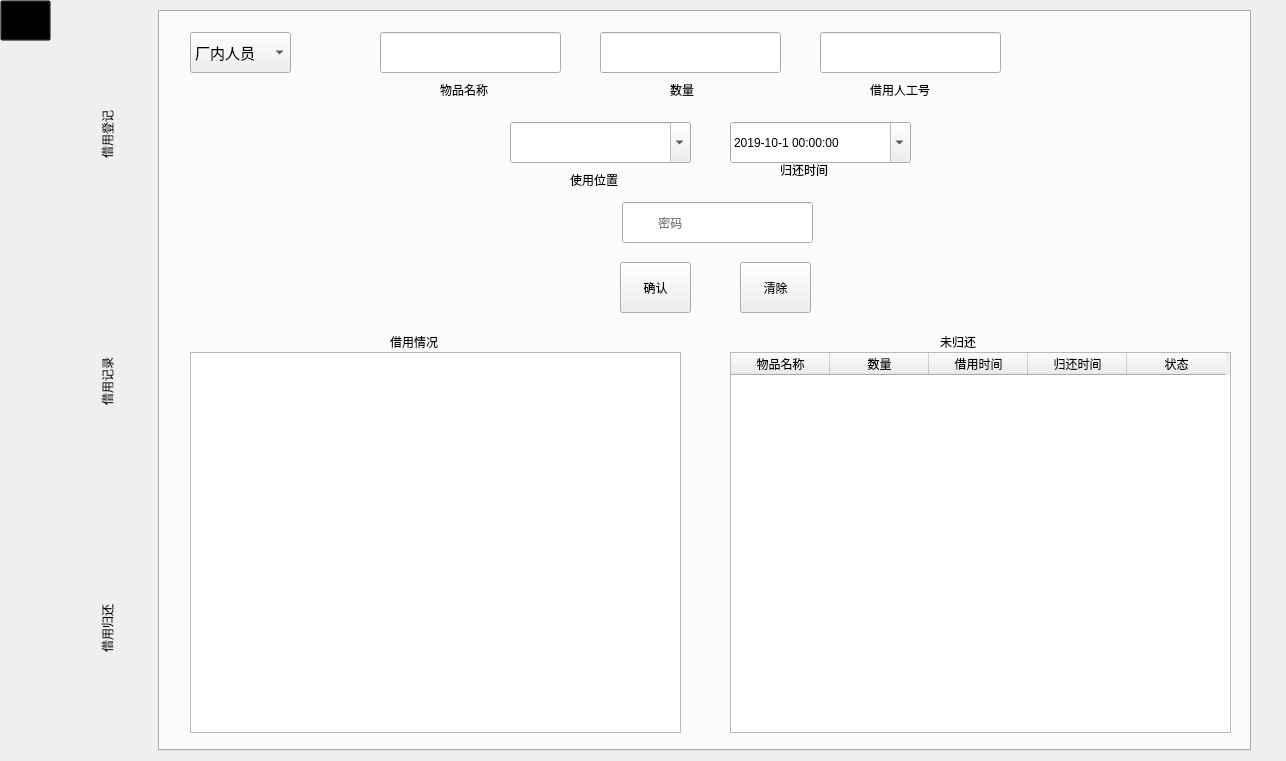
<?xml version="1.0" encoding="UTF-8"?>
<ui version="4.0">
 <class>MainWindow</class>
 <widget class="QMainWindow" name="MainWindow">
  <property name="geometry">
   <rect>
    <x>0</x>
    <y>0</y>
    <width>1286</width>
    <height>761</height>
   </rect>
  </property>
  <property name="windowTitle">
   <string>借用登记</string>
  </property>
  <property name="windowIcon">
   <iconset resource="wire_images.qrc">
    <normaloff>:/images/hands_lend.net.ico</normaloff>:/images/hands_lend.net.ico</iconset>
  </property>
  <property name="styleSheet">
   <string notr="true"/>
  </property>
  <widget class="QWidget" name="centralwidget">
   <widget class="QTabWidget" name="tabWidget">
    <property name="geometry">
     <rect>
      <x>60</x>
      <y>10</y>
      <width>1191</width>
      <height>741</height>
     </rect>
    </property>
    <property name="styleSheet">
     <string notr="true">QTabBar::tab {
		border: none;
		border-top-left-radius: 4px;
		border-top-right-radius: 4px;
		
		height: 247px;
		min-width: 85px;
		margin-right: 5px;
		padding-left: 5px;
		padding-right: 5px;
}</string>
    </property>
    <property name="tabPosition">
     <enum>QTabWidget::West</enum>
    </property>
    <property name="currentIndex">
     <number>0</number>
    </property>
    <property name="tabBarAutoHide">
     <bool>false</bool>
    </property>
    <widget class="QWidget" name="tab">
     <attribute name="title">
      <string>借用登记</string>
     </attribute>
     <widget class="QPlainTextEdit" name="test_uer_info">
      <property name="geometry">
       <rect>
        <x>30</x>
        <y>340</y>
        <width>491</width>
        <height>381</height>
       </rect>
      </property>
     </widget>
     <widget class="QLabel" name="label_3">
      <property name="geometry">
       <rect>
        <x>410</x>
        <y>160</y>
        <width>72</width>
        <height>15</height>
       </rect>
      </property>
      <property name="text">
       <string>使用位置</string>
      </property>
     </widget>
     <widget class="QLabel" name="label_6">
      <property name="geometry">
       <rect>
        <x>230</x>
        <y>320</y>
        <width>81</width>
        <height>20</height>
       </rect>
      </property>
      <property name="text">
       <string>借用情况</string>
      </property>
     </widget>
     <widget class="QDateTimeEdit" name="dat_time">
      <property name="geometry">
       <rect>
        <x>570</x>
        <y>110</y>
        <width>181</width>
        <height>41</height>
       </rect>
      </property>
      <property name="toolTip">
       <string>默认5个小时后,可修改</string>
      </property>
      <property name="dateTime">
       <datetime>
        <hour>0</hour>
        <minute>0</minute>
        <second>0</second>
        <year>2019</year>
        <month>10</month>
        <day>1</day>
       </datetime>
      </property>
      <property name="minimumDateTime">
       <datetime>
        <hour>0</hour>
        <minute>0</minute>
        <second>0</second>
        <year>2019</year>
        <month>8</month>
        <day>1</day>
       </datetime>
      </property>
      <property name="minimumDate">
       <date>
        <year>2019</year>
        <month>8</month>
        <day>1</day>
       </date>
      </property>
      <property name="displayFormat">
       <string>yyyy-M-d hh:mm:ss</string>
      </property>
      <property name="calendarPopup">
       <bool>true</bool>
      </property>
     </widget>
     <widget class="QLabel" name="label">
      <property name="geometry">
       <rect>
        <x>280</x>
        <y>70</y>
        <width>72</width>
        <height>15</height>
       </rect>
      </property>
      <property name="text">
       <string>物品名称</string>
      </property>
     </widget>
     <widget class="QComboBox" name="com_address">
      <property name="geometry">
       <rect>
        <x>350</x>
        <y>110</y>
        <width>181</width>
        <height>41</height>
       </rect>
      </property>
      <property name="font">
       <font>
        <pointsize>13</pointsize>
       </font>
      </property>
      <property name="editable">
       <bool>true</bool>
      </property>
      <property name="maxVisibleItems">
       <number>25</number>
      </property>
     </widget>
     <widget class="QPushButton" name="pushButton">
      <property name="geometry">
       <rect>
        <x>460</x>
        <y>250</y>
        <width>71</width>
        <height>51</height>
       </rect>
      </property>
      <property name="text">
       <string>确认</string>
      </property>
     </widget>
     <widget class="QLineEdit" name="lin_thing_name">
      <property name="geometry">
       <rect>
        <x>220</x>
        <y>20</y>
        <width>181</width>
        <height>41</height>
       </rect>
      </property>
     </widget>
     <widget class="QLabel" name="label_4">
      <property name="geometry">
       <rect>
        <x>620</x>
        <y>150</y>
        <width>191</width>
        <height>16</height>
       </rect>
      </property>
      <property name="text">
       <string>归还时间</string>
      </property>
     </widget>
     <widget class="QLineEdit" name="lin_lend_num">
      <property name="geometry">
       <rect>
        <x>440</x>
        <y>20</y>
        <width>181</width>
        <height>41</height>
       </rect>
      </property>
     </widget>
     <widget class="QLabel" name="label_7">
      <property name="geometry">
       <rect>
        <x>510</x>
        <y>70</y>
        <width>31</width>
        <height>16</height>
       </rect>
      </property>
      <property name="text">
       <string>数量</string>
      </property>
     </widget>
     <widget class="QPushButton" name="pushButton_5">
      <property name="geometry">
       <rect>
        <x>580</x>
        <y>250</y>
        <width>71</width>
        <height>51</height>
       </rect>
      </property>
      <property name="text">
       <string>清除</string>
      </property>
     </widget>
     <widget class="QTableWidget" name="tableWidget">
      <property name="geometry">
       <rect>
        <x>570</x>
        <y>340</y>
        <width>501</width>
        <height>381</height>
       </rect>
      </property>
      <attribute name="horizontalHeaderDefaultSectionSize">
       <number>99</number>
      </attribute>
      <column>
       <property name="text">
        <string>物品名称</string>
       </property>
      </column>
      <column>
       <property name="text">
        <string>数量</string>
       </property>
      </column>
      <column>
       <property name="text">
        <string>借用时间</string>
       </property>
      </column>
      <column>
       <property name="text">
        <string>归还时间</string>
       </property>
      </column>
      <column>
       <property name="text">
        <string>状态</string>
       </property>
      </column>
     </widget>
     <widget class="QLabel" name="label_23">
      <property name="geometry">
       <rect>
        <x>780</x>
        <y>320</y>
        <width>51</width>
        <height>20</height>
       </rect>
      </property>
      <property name="text">
       <string>未归还</string>
      </property>
     </widget>
     <widget class="QComboBox" name="com_is_not_have_limits">
      <property name="geometry">
       <rect>
        <x>30</x>
        <y>20</y>
        <width>101</width>
        <height>41</height>
       </rect>
      </property>
      <property name="font">
       <font>
        <pointsize>11</pointsize>
       </font>
      </property>
      <property name="toolTip">
       <string>请选择登记人的类别</string>
      </property>
      <item>
       <property name="text">
        <string>厂内人员</string>
       </property>
      </item>
      <item>
       <property name="text">
        <string>厂外人员</string>
       </property>
      </item>
     </widget>
     <widget class="QStackedWidget" name="stackedWidget">
      <property name="geometry">
       <rect>
        <x>640</x>
        <y>10</y>
        <width>411</width>
        <height>80</height>
       </rect>
      </property>
      <property name="currentIndex">
       <number>1</number>
      </property>
      <widget class="QWidget" name="page">
       <widget class="QLineEdit" name="lin_lend_user_name">
        <property name="geometry">
         <rect>
          <x>20</x>
          <y>10</y>
          <width>151</width>
          <height>41</height>
         </rect>
        </property>
       </widget>
       <widget class="QLabel" name="label_18">
        <property name="geometry">
         <rect>
          <x>80</x>
          <y>60</y>
          <width>31</width>
          <height>16</height>
         </rect>
        </property>
        <property name="text">
         <string>姓名</string>
        </property>
       </widget>
       <widget class="QLabel" name="label_8">
        <property name="geometry">
         <rect>
          <x>240</x>
          <y>60</y>
          <width>72</width>
          <height>15</height>
         </rect>
        </property>
        <property name="text">
         <string>联系方式</string>
        </property>
       </widget>
       <widget class="QLineEdit" name="lin_lend_user_phone">
        <property name="geometry">
         <rect>
          <x>200</x>
          <y>10</y>
          <width>151</width>
          <height>41</height>
         </rect>
        </property>
       </widget>
      </widget>
      <widget class="QWidget" name="page_3">
       <widget class="QLabel" name="label_2">
        <property name="geometry">
         <rect>
          <x>70</x>
          <y>60</y>
          <width>81</width>
          <height>16</height>
         </rect>
        </property>
        <property name="text">
         <string>借用人工号</string>
        </property>
       </widget>
       <widget class="QLineEdit" name="lin_user_number">
        <property name="geometry">
         <rect>
          <x>20</x>
          <y>10</y>
          <width>181</width>
          <height>41</height>
         </rect>
        </property>
       </widget>
      </widget>
     </widget>
     <widget class="QLineEdit" name="lin_lend_password">
      <property name="geometry">
       <rect>
        <x>462</x>
        <y>190</y>
        <width>191</width>
        <height>41</height>
       </rect>
      </property>
      <property name="echoMode">
       <enum>QLineEdit::Password</enum>
      </property>
      <property name="placeholderText">
       <string>          密码</string>
      </property>
     </widget>
    </widget>
    <widget class="QWidget" name="tab_2">
     <attribute name="title">
      <string>借用记录</string>
     </attribute>
     <widget class="QTableWidget" name="table_lend_register">
      <property name="geometry">
       <rect>
        <x>70</x>
        <y>60</y>
        <width>1001</width>
        <height>651</height>
       </rect>
      </property>
      <column>
       <property name="text">
        <string>物品名称</string>
       </property>
      </column>
      <column>
       <property name="text">
        <string>数量</string>
       </property>
      </column>
      <column>
       <property name="text">
        <string>人员</string>
       </property>
      </column>
      <column>
       <property name="text">
        <string>手机</string>
       </property>
      </column>
      <column>
       <property name="text">
        <string>位置</string>
       </property>
      </column>
      <column>
       <property name="text">
        <string>借用时间</string>
       </property>
      </column>
      <column>
       <property name="text">
        <string>归还时间</string>
       </property>
      </column>
      <column>
       <property name="text">
        <string>状态</string>
       </property>
      </column>
     </widget>
     <widget class="QPushButton" name="but_refresh">
      <property name="geometry">
       <rect>
        <x>520</x>
        <y>20</y>
        <width>93</width>
        <height>28</height>
       </rect>
      </property>
      <property name="text">
       <string>刷新</string>
      </property>
     </widget>
     <widget class="QComboBox" name="com_thing_statius">
      <property name="geometry">
       <rect>
        <x>70</x>
        <y>20</y>
        <width>87</width>
        <height>31</height>
       </rect>
      </property>
      <item>
       <property name="text">
        <string>借用中</string>
       </property>
      </item>
      <item>
       <property name="text">
        <string>未歸還</string>
       </property>
      </item>
      <item>
       <property name="text">
        <string>已歸還</string>
       </property>
      </item>
     </widget>
    </widget>
    <widget class="QWidget" name="tab_3">
     <attribute name="title">
      <string>借用归还</string>
     </attribute>
     <widget class="QPushButton" name="but_return_confirm">
      <property name="geometry">
       <rect>
        <x>350</x>
        <y>260</y>
        <width>61</width>
        <height>31</height>
       </rect>
      </property>
      <property name="text">
       <string>确认</string>
      </property>
     </widget>
     <widget class="QLabel" name="label_10">
      <property name="geometry">
       <rect>
        <x>400</x>
        <y>120</y>
        <width>61</width>
        <height>16</height>
       </rect>
      </property>
      <property name="text">
       <string>归还数量</string>
      </property>
     </widget>
     <widget class="QLabel" name="label_11">
      <property name="geometry">
       <rect>
        <x>770</x>
        <y>20</y>
        <width>61</width>
        <height>20</height>
       </rect>
      </property>
      <property name="text">
       <string>借用情况</string>
      </property>
     </widget>
     <widget class="QLineEdit" name="lin_return_lend_num">
      <property name="geometry">
       <rect>
        <x>340</x>
        <y>70</y>
        <width>201</width>
        <height>41</height>
       </rect>
      </property>
      <property name="clearButtonEnabled">
       <bool>true</bool>
      </property>
     </widget>
     <widget class="QTableWidget" name="table_lend_data">
      <property name="enabled">
       <bool>true</bool>
      </property>
      <property name="geometry">
       <rect>
        <x>20</x>
        <y>390</y>
        <width>1051</width>
        <height>341</height>
       </rect>
      </property>
      <column>
       <property name="text">
        <string>物品名称</string>
       </property>
      </column>
      <column>
       <property name="text">
        <string>数量</string>
       </property>
      </column>
      <column>
       <property name="text">
        <string>人员</string>
       </property>
      </column>
      <column>
       <property name="text">
        <string>手机</string>
       </property>
      </column>
      <column>
       <property name="text">
        <string>位置</string>
       </property>
      </column>
      <column>
       <property name="text">
        <string>借用时间</string>
       </property>
      </column>
      <column>
       <property name="text">
        <string>归还时间</string>
       </property>
      </column>
      <column>
       <property name="text">
        <string>状态</string>
       </property>
      </column>
     </widget>
     <widget class="QComboBox" name="com_return_line">
      <property name="geometry">
       <rect>
        <x>20</x>
        <y>331</y>
        <width>111</width>
        <height>31</height>
       </rect>
      </property>
     </widget>
     <widget class="QComboBox" name="com_return_name">
      <property name="geometry">
       <rect>
        <x>170</x>
        <y>330</y>
        <width>111</width>
        <height>31</height>
       </rect>
      </property>
     </widget>
     <widget class="QLabel" name="label_24">
      <property name="geometry">
       <rect>
        <x>60</x>
        <y>360</y>
        <width>31</width>
        <height>16</height>
       </rect>
      </property>
      <property name="text">
       <string>线体</string>
      </property>
     </widget>
     <widget class="QLabel" name="label_26">
      <property name="geometry">
       <rect>
        <x>200</x>
        <y>360</y>
        <width>31</width>
        <height>16</height>
       </rect>
      </property>
      <property name="text">
       <string>人员</string>
      </property>
     </widget>
     <widget class="QLineEdit" name="lin_password">
      <property name="geometry">
       <rect>
        <x>340</x>
        <y>200</y>
        <width>201</width>
        <height>41</height>
       </rect>
      </property>
      <property name="echoMode">
       <enum>QLineEdit::Password</enum>
      </property>
      <property name="readOnly">
       <bool>false</bool>
      </property>
      <property name="placeholderText">
       <string>          密码</string>
      </property>
      <property name="clearButtonEnabled">
       <bool>true</bool>
      </property>
     </widget>
     <widget class="QPushButton" name="but_is_no_select">
      <property name="geometry">
       <rect>
        <x>840</x>
        <y>10</y>
        <width>31</width>
        <height>31</height>
       </rect>
      </property>
      <property name="styleSheet">
       <string notr="true">*{background:red;}</string>
      </property>
      <property name="text">
       <string/>
      </property>
     </widget>
     <widget class="QFrame" name="frame">
      <property name="geometry">
       <rect>
        <x>640</x>
        <y>50</y>
        <width>361</width>
        <height>321</height>
       </rect>
      </property>
      <property name="styleSheet">
       <string notr="true">*{
font: 12pt &quot;SimSun&quot;;
}
</string>
      </property>
      <property name="frameShape">
       <enum>QFrame::StyledPanel</enum>
      </property>
      <property name="frameShadow">
       <enum>QFrame::Raised</enum>
      </property>
      <widget class="QLabel" name="lab_thing_name">
       <property name="geometry">
        <rect>
         <x>120</x>
         <y>10</y>
         <width>221</width>
         <height>31</height>
        </rect>
       </property>
       <property name="styleSheet">
        <string notr="true">*{background: rgb(111, 156, 207);}</string>
       </property>
       <property name="text">
        <string/>
       </property>
      </widget>
      <widget class="QLabel" name="lab_lend_time">
       <property name="geometry">
        <rect>
         <x>120</x>
         <y>210</y>
         <width>221</width>
         <height>31</height>
        </rect>
       </property>
       <property name="styleSheet">
        <string notr="true">*{background: rgb(111, 156, 207);}</string>
       </property>
       <property name="text">
        <string/>
       </property>
      </widget>
      <widget class="QLabel" name="lab_phone">
       <property name="geometry">
        <rect>
         <x>120</x>
         <y>130</y>
         <width>221</width>
         <height>31</height>
        </rect>
       </property>
       <property name="styleSheet">
        <string notr="true">*{background: rgb(111, 156, 207);}</string>
       </property>
       <property name="text">
        <string/>
       </property>
      </widget>
      <widget class="QLabel" name="label_13">
       <property name="geometry">
        <rect>
         <x>40</x>
         <y>140</y>
         <width>51</width>
         <height>21</height>
        </rect>
       </property>
       <property name="text">
        <string>手机</string>
       </property>
      </widget>
      <widget class="QLabel" name="label_14">
       <property name="geometry">
        <rect>
         <x>40</x>
         <y>180</y>
         <width>41</width>
         <height>21</height>
        </rect>
       </property>
       <property name="text">
        <string>位置</string>
       </property>
      </widget>
      <widget class="QLabel" name="label_16">
       <property name="geometry">
        <rect>
         <x>20</x>
         <y>252</y>
         <width>91</width>
         <height>21</height>
        </rect>
       </property>
       <property name="text">
        <string>归还时间</string>
       </property>
      </widget>
      <widget class="QLabel" name="lab_user_name">
       <property name="geometry">
        <rect>
         <x>120</x>
         <y>90</y>
         <width>221</width>
         <height>31</height>
        </rect>
       </property>
       <property name="styleSheet">
        <string notr="true">*{background: rgb(111, 156, 207);}</string>
       </property>
       <property name="text">
        <string/>
       </property>
      </widget>
      <widget class="QLabel" name="label_12">
       <property name="geometry">
        <rect>
         <x>40</x>
         <y>100</y>
         <width>72</width>
         <height>21</height>
        </rect>
       </property>
       <property name="text">
        <string>人员</string>
       </property>
      </widget>
      <widget class="QLabel" name="lab_return_time">
       <property name="geometry">
        <rect>
         <x>120</x>
         <y>250</y>
         <width>221</width>
         <height>31</height>
        </rect>
       </property>
       <property name="styleSheet">
        <string notr="true">*{background: rgb(111, 156, 207);}</string>
       </property>
       <property name="text">
        <string/>
       </property>
      </widget>
      <widget class="QLabel" name="label_15">
       <property name="geometry">
        <rect>
         <x>20</x>
         <y>218</y>
         <width>91</width>
         <height>21</height>
        </rect>
       </property>
       <property name="text">
        <string>借用时间</string>
       </property>
      </widget>
      <widget class="QLabel" name="lab_address">
       <property name="geometry">
        <rect>
         <x>120</x>
         <y>170</y>
         <width>221</width>
         <height>31</height>
        </rect>
       </property>
       <property name="styleSheet">
        <string notr="true">*{background: rgb(111, 156, 207);}</string>
       </property>
       <property name="text">
        <string/>
       </property>
      </widget>
      <widget class="QLabel" name="lab_is_not_return">
       <property name="geometry">
        <rect>
         <x>120</x>
         <y>290</y>
         <width>221</width>
         <height>31</height>
        </rect>
       </property>
       <property name="styleSheet">
        <string notr="true">*{background: rgb(111, 156, 207);}</string>
       </property>
       <property name="text">
        <string/>
       </property>
      </widget>
      <widget class="QLabel" name="label_9">
       <property name="geometry">
        <rect>
         <x>40</x>
         <y>60</y>
         <width>72</width>
         <height>21</height>
        </rect>
       </property>
       <property name="text">
        <string>数量</string>
       </property>
      </widget>
      <widget class="QLabel" name="label_17">
       <property name="geometry">
        <rect>
         <x>40</x>
         <y>290</y>
         <width>72</width>
         <height>21</height>
        </rect>
       </property>
       <property name="text">
        <string>状态</string>
       </property>
      </widget>
      <widget class="QLabel" name="lab_thing_num">
       <property name="geometry">
        <rect>
         <x>120</x>
         <y>50</y>
         <width>221</width>
         <height>31</height>
        </rect>
       </property>
       <property name="styleSheet">
        <string notr="true">*{background: rgb(111, 156, 207);}</string>
       </property>
       <property name="text">
        <string/>
       </property>
      </widget>
      <widget class="QLabel" name="label_5">
       <property name="geometry">
        <rect>
         <x>20</x>
         <y>20</y>
         <width>91</width>
         <height>21</height>
        </rect>
       </property>
       <property name="text">
        <string>物品名称</string>
       </property>
      </widget>
     </widget>
     <widget class="QPushButton" name="but_lab_clear">
      <property name="geometry">
       <rect>
        <x>460</x>
        <y>260</y>
        <width>61</width>
        <height>31</height>
       </rect>
      </property>
      <property name="text">
       <string>清除</string>
      </property>
     </widget>
     <widget class="QPushButton" name="pushButton_2">
      <property name="geometry">
       <rect>
        <x>135</x>
        <y>330</y>
        <width>31</width>
        <height>28</height>
       </rect>
      </property>
      <property name="styleSheet">
       <string notr="true">
QPushButton{
	font-size: 14px;/*字体大小*/
	color:white;/*颜色*/
	background: #00000000;/*背景颜色*/
	border:none;

	
}

QPushButton:hover{
}

QPushButton:pressed
{
  	/*padding-left:6px;左边距*/
	padding-top:9px;/*上边距*/

}</string>
      </property>
      <property name="text">
       <string/>
      </property>
      <property name="icon">
       <iconset resource="wire_images.qrc">
        <normaloff>:/images/Refresh_24px_1158474_easyicon.net.ico</normaloff>:/images/Refresh_24px_1158474_easyicon.net.ico</iconset>
      </property>
     </widget>
    </widget>
   </widget>
   <widget class="QPushButton" name="but_return_bind_wire">
    <property name="geometry">
     <rect>
      <x>0</x>
      <y>0</y>
      <width>51</width>
      <height>41</height>
     </rect>
    </property>
    <property name="styleSheet">
     <string notr="true">*{background:#00000000;}</string>
    </property>
    <property name="text">
     <string/>
    </property>
    <property name="icon">
     <iconset resource="wire_images.qrc">
      <normaloff>:/images/retutn.ico</normaloff>:/images/retutn.ico</iconset>
    </property>
    <property name="iconSize">
     <size>
      <width>30</width>
      <height>30</height>
     </size>
    </property>
   </widget>
  </widget>
 </widget>
 <tabstops>
  <tabstop>lin_thing_name</tabstop>
  <tabstop>lin_lend_num</tabstop>
  <tabstop>lin_user_number</tabstop>
  <tabstop>com_address</tabstop>
  <tabstop>lin_lend_password</tabstop>
  <tabstop>pushButton</tabstop>
  <tabstop>table_lend_register</tabstop>
  <tabstop>but_return_confirm</tabstop>
  <tabstop>test_uer_info</tabstop>
  <tabstop>dat_time</tabstop>
  <tabstop>lin_return_lend_num</tabstop>
  <tabstop>table_lend_data</tabstop>
  <tabstop>but_return_bind_wire</tabstop>
  <tabstop>but_refresh</tabstop>
  <tabstop>tabWidget</tabstop>
  <tabstop>tableWidget</tabstop>
  <tabstop>com_is_not_have_limits</tabstop>
  <tabstop>lin_lend_user_phone</tabstop>
  <tabstop>com_thing_statius</tabstop>
  <tabstop>com_return_line</tabstop>
  <tabstop>com_return_name</tabstop>
  <tabstop>lin_password</tabstop>
  <tabstop>but_is_no_select</tabstop>
  <tabstop>but_lab_clear</tabstop>
  <tabstop>lin_lend_user_name</tabstop>
  <tabstop>pushButton_5</tabstop>
 </tabstops>
 <resources>
  <include location="wire_images.qrc"/>
 </resources>
 <connections>
  <connection>
   <sender>pushButton</sender>
   <signal>clicked()</signal>
   <receiver>MainWindow</receiver>
   <slot>Confire_Lend()</slot>
   <hints>
    <hint type="sourcelabel">
     <x>681</x>
     <y>312</y>
    </hint>
    <hint type="destinationlabel">
     <x>229</x>
     <y>28</y>
    </hint>
   </hints>
  </connection>
  <connection>
   <sender>lin_thing_name</sender>
   <signal>returnPressed()</signal>
   <receiver>MainWindow</receiver>
   <slot>Seek_Thing_Info()</slot>
   <hints>
    <hint type="sourcelabel">
     <x>457</x>
     <y>65</y>
    </hint>
    <hint type="destinationlabel">
     <x>504</x>
     <y>33</y>
    </hint>
   </hints>
  </connection>
  <connection>
   <sender>but_return_confirm</sender>
   <signal>clicked()</signal>
   <receiver>MainWindow</receiver>
   <slot>Return_Confire()</slot>
   <hints>
    <hint type="sourcelabel">
     <x>561</x>
     <y>292</y>
    </hint>
    <hint type="destinationlabel">
     <x>20</x>
     <y>260</y>
    </hint>
   </hints>
  </connection>
  <connection>
   <sender>but_return_bind_wire</sender>
   <signal>clicked()</signal>
   <receiver>MainWindow</receiver>
   <slot>return_mainwindow()</slot>
   <hints>
    <hint type="sourcelabel">
     <x>22</x>
     <y>20</y>
    </hint>
    <hint type="destinationlabel">
     <x>36</x>
     <y>129</y>
    </hint>
   </hints>
  </connection>
  <connection>
   <sender>but_refresh</sender>
   <signal>clicked()</signal>
   <receiver>MainWindow</receiver>
   <slot>Set_Table()</slot>
   <hints>
    <hint type="sourcelabel">
     <x>725</x>
     <y>56</y>
    </hint>
    <hint type="destinationlabel">
     <x>819</x>
     <y>0</y>
    </hint>
   </hints>
  </connection>
  <connection>
   <sender>pushButton_5</sender>
   <signal>clicked()</signal>
   <receiver>MainWindow</receiver>
   <slot>clear_all()</slot>
   <hints>
    <hint type="sourcelabel">
     <x>778</x>
     <y>298</y>
    </hint>
    <hint type="destinationlabel">
     <x>1049</x>
     <y>0</y>
    </hint>
   </hints>
  </connection>
  <connection>
   <sender>table_lend_data</sender>
   <signal>cellDoubleClicked(int,int)</signal>
   <receiver>MainWindow</receiver>
   <slot>get_return_table()</slot>
   <hints>
    <hint type="sourcelabel">
     <x>369</x>
     <y>564</y>
    </hint>
    <hint type="destinationlabel">
     <x>29</x>
     <y>529</y>
    </hint>
   </hints>
  </connection>
  <connection>
   <sender>com_return_line</sender>
   <signal>activated(QString)</signal>
   <receiver>MainWindow</receiver>
   <slot>return_set_table()</slot>
   <hints>
    <hint type="sourcelabel">
     <x>276</x>
     <y>369</y>
    </hint>
    <hint type="destinationlabel">
     <x>21</x>
     <y>362</y>
    </hint>
   </hints>
  </connection>
  <connection>
   <sender>com_return_name</sender>
   <signal>activated(QString)</signal>
   <receiver>MainWindow</receiver>
   <slot>return_set_table()</slot>
   <hints>
    <hint type="sourcelabel">
     <x>407</x>
     <y>367</y>
    </hint>
    <hint type="destinationlabel">
     <x>19</x>
     <y>440</y>
    </hint>
   </hints>
  </connection>
  <connection>
   <sender>lin_password</sender>
   <signal>returnPressed()</signal>
   <receiver>MainWindow</receiver>
   <slot>Return_Confire()</slot>
   <hints>
    <hint type="sourcelabel">
     <x>564</x>
     <y>221</y>
    </hint>
    <hint type="destinationlabel">
     <x>33</x>
     <y>311</y>
    </hint>
   </hints>
  </connection>
  <connection>
   <sender>com_thing_statius</sender>
   <signal>activated(QString)</signal>
   <receiver>MainWindow</receiver>
   <slot>Set_Table()</slot>
   <hints>
    <hint type="sourcelabel">
     <x>299</x>
     <y>39</y>
    </hint>
    <hint type="destinationlabel">
     <x>23</x>
     <y>204</y>
    </hint>
   </hints>
  </connection>
  <connection>
   <sender>but_lab_clear</sender>
   <signal>clicked()</signal>
   <receiver>MainWindow</receiver>
   <slot>clear_label()</slot>
   <hints>
    <hint type="sourcelabel">
     <x>633</x>
     <y>282</y>
    </hint>
    <hint type="destinationlabel">
     <x>36</x>
     <y>221</y>
    </hint>
   </hints>
  </connection>
  <connection>
   <sender>lin_user_number</sender>
   <signal>returnPressed()</signal>
   <receiver>MainWindow</receiver>
   <slot>Seek_User_Info()</slot>
   <hints>
    <hint type="sourcelabel">
     <x>974</x>
     <y>72</y>
    </hint>
    <hint type="destinationlabel">
     <x>780</x>
     <y>33</y>
    </hint>
   </hints>
  </connection>
  <connection>
   <sender>com_is_not_have_limits</sender>
   <signal>activated(QString)</signal>
   <receiver>MainWindow</receiver>
   <slot>interface_chioce()</slot>
   <hints>
    <hint type="sourcelabel">
     <x>249</x>
     <y>58</y>
    </hint>
    <hint type="destinationlabel">
     <x>49</x>
     <y>93</y>
    </hint>
   </hints>
  </connection>
  <connection>
   <sender>lin_lend_user_name</sender>
   <signal>returnPressed()</signal>
   <receiver>MainWindow</receiver>
   <slot>seek_no_limeit_user_name()</slot>
   <hints>
    <hint type="sourcelabel">
     <x>879</x>
     <y>60</y>
    </hint>
    <hint type="destinationlabel">
     <x>56</x>
     <y>272</y>
    </hint>
   </hints>
  </connection>
  <connection>
   <sender>lin_lend_password</sender>
   <signal>returnPressed()</signal>
   <receiver>MainWindow</receiver>
   <slot>Confire_Lend()</slot>
   <hints>
    <hint type="sourcelabel">
     <x>683</x>
     <y>235</y>
    </hint>
    <hint type="destinationlabel">
     <x>27</x>
     <y>346</y>
    </hint>
   </hints>
  </connection>
  <connection>
   <sender>pushButton_2</sender>
   <signal>clicked()</signal>
   <receiver>MainWindow</receiver>
   <slot>return_set_table()</slot>
   <hints>
    <hint type="sourcelabel">
     <x>304</x>
     <y>349</y>
    </hint>
    <hint type="destinationlabel">
     <x>19</x>
     <y>403</y>
    </hint>
   </hints>
  </connection>
  <connection>
   <sender>but_refresh</sender>
   <signal>clicked()</signal>
   <receiver>MainWindow</receiver>
   <slot>check_thing_is_return()</slot>
   <hints>
    <hint type="sourcelabel">
     <x>682</x>
     <y>48</y>
    </hint>
    <hint type="destinationlabel">
     <x>24</x>
     <y>172</y>
    </hint>
   </hints>
  </connection>
 </connections>
 <slots>
  <slot>Confire_Lend()</slot>
  <slot>Seek_Thing_Info()</slot>
  <slot>Seek_User_Info()</slot>
  <slot>Get_Table_Info()</slot>
  <slot>Return_Confire()</slot>
  <slot>return_mainwindow()</slot>
  <slot>Set_Table()</slot>
  <slot>clear_all()</slot>
  <slot>get_return_table()</slot>
  <slot>return_set_table()</slot>
  <slot>clear_label()</slot>
  <slot>interface_chioce()</slot>
  <slot>seek_no_limeit_user_name()</slot>
  <slot>check_thing_is_return()</slot>
 </slots>
</ui>
